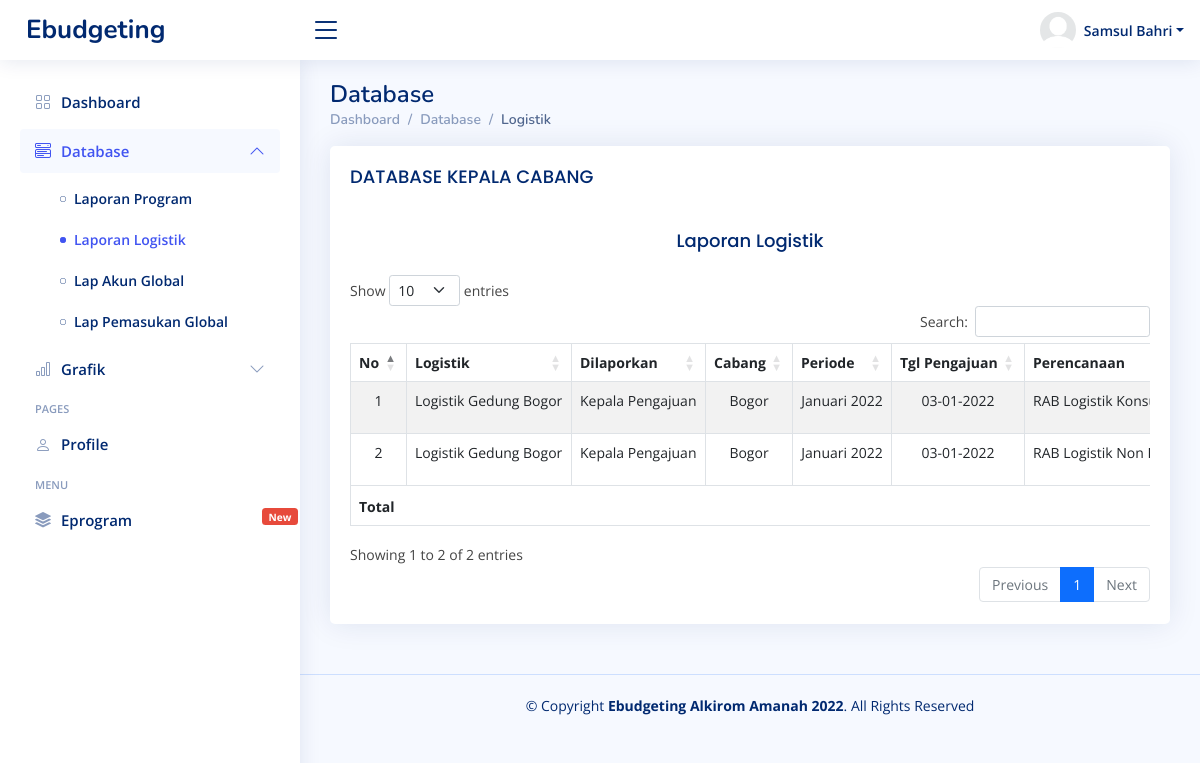
Page /admin/kepala_cabang.php?id_database=database_logistik (signed in) on the committed database.
### tables this page shows
CREATE TABLE `akun_pengurus` (
  `id` int(11) NOT NULL,
  `id_pengurus` varchar(100) NOT NULL,
  `nama` varchar(100) NOT NULL,
  `cabang` varchar(200) NOT NULL,
  `username` varchar(100) NOT NULL,
  `password` varchar(256) NOT NULL,
  `profil` varchar(200) NOT NULL,
  `posisi` varchar(255) NOT NULL
);

CREATE TABLE `2022_logistik` (
  `id` int(11) NOT NULL,
  `id_pengurus` varchar(200) NOT NULL,
  `posisi` varchar(200) NOT NULL,
  `cabang` varchar(200) NOT NULL,
  `logistik` varchar(250) NOT NULL,
  `tgl_pengajuan` date NOT NULL,
  `deskripsi` text NOT NULL,
  `dana_anggaran` varchar(200) NOT NULL,
  `tgl_pemakaian` date NOT NULL,
  `deskripsi_pemakaian` varchar(200) NOT NULL,
  `dana_terpakai` varchar(200) NOT NULL,
  `status` varchar(20) NOT NULL,
  `laporan` varchar(100) NOT NULL
);

### admin/kepala_cabang.php (called while the page is built)
<?php include '../homepage.php' ?>

### function.php (called while the page is built, shortened)
<?php
function convertDateDBtoIndo($string)
{
	$bulanIndo = ['', 'Januari', 'Februari', 'Maret', 'April', 'Mei', 'Juni', 'Juli', 'Agustus', 'September', 'Oktober', 'November', 'Desember'];
	$tanggal 	= explode("-", $string)[2];
	$bulan 		= explode("-", $string)[1];
	$tahun 		= explode("-", $string)[0];
	return $tanggal . " " . $bulanIndo[abs($bulan)] . " " . $tahun;
}
?>

### models/database/logistik/sub-logistik.php (the view, shortened to what this page needs)
<div class="card-body">
    <h5 class="card-title">DATABASE <?= strtoupper($_SESSION["posisi"]) ?></h5>
    <div class="table-responsive">
        <h5 class="card-title text-center">Laporan Logistik</h5>
        <table id="tabel-database_laporan" class="table table-striped table-bordered nowrap">
            <thead>
                <tr style="text-align: center;">
                    <th scope="col">No</th>
                    <th scope="col">Logistik</th>
                    <th scope="col">Dilaporkan</th>
                    <th scope="col">Cabang</th>
                    <th scope="col">Periode</th>
                    <th scope="col">Tgl Pengajuan</th>
                    <th scope="col">Perencanaan</th>
                </tr>
            </thead>
            <tbody>
                <?php
                $no = 1;
                while ($r = $q->fetch_assoc()) {
                $convert   = convertDateDBtoIndo($r['tgl_pemakaian']);
                $bulan     = substr($convert, 2);
                ?>
                <tr>
                    <td style="text-align: center;"><?= $no++ ?></td>
                    <td><?= ucwords($r['logistik']) ?></td>
                    <td><?= ucwords($r['posisi']) ?></td>
                    <td style="text-align: center;"><?= ucwords($r['cabang']) ?></td>
                    <td style="text-align: center;"><?= $bulan ?></td>
                    <td style="text-align: center;">
                        <?= date('d-m-Y', strtotime($r['tgl_pengajuan'])); ?></td>
                    <td><?= ucwords($r['deskripsi']) ?></td>
                </tr>
                <?php } ?>
            </tbody>
            <tfoot>
                <tr style="text-align: center;">
                    <th colspan="7">Total</th>
                </tr>
            </tfoot>
        </table>
    </div>
</div>

### base/icon-navigation.php (shortened to what this page needs)
<nav class="header-nav ms-auto">
    <ul class="d-flex align-items-center">
        <li class="nav-item dropdown pe-3">
            <a class="nav-link nav-profile d-flex align-items-center pe-0" href="#" data-bs-toggle="dropdown">
                <img src="../assets/img/icons/<?= $profil ?>" alt="Profile" class="rounded-circle">
                <span class="d-none d-md-block dropdown-toggle ps-2"><?= ucwords($nama) ?></span>
            </a>
        </li>
    </ul>
</nav>

### assets/css/style.css (style rules this page uses)
:root { scroll-behavior: smooth; }
body { font-family: "Open Sans", sans-serif; background: #f6f9ff; color: #444444; }
a { color: #4154f1; text-decoration: none; }
h1, h2, h3, h4, h5, h6 { font-family: "Nunito", sans-serif; }
.card-title { padding: 20px 0 15px 0; font-size: 18px; font-weight: 500; color: #012970; font-family: "Poppins", sans-serif; }
.card-body { padding: 0 20px 20px 20px; }
.header-nav ul { list-style: none; }
.header-nav>ul { margin: 0; padding: 0; }
.header-nav .nav-profile { color: #012970; }
.header-nav .nav-profile img { max-height: 36px; }
.header-nav .nav-profile span { font-size: 14px; font-weight: 600; }

### assets/css/responsive.css (style rules this page uses)
@media (min-width: 992px) { .form-control, .input-group-text, #form-pengajuan .list-group, .form-text, .form-select, .button .btn-primary, .button .btn-secondary, .button-global .btn-primary, .button-global .btn-success, .table-responsive, .table-responsive .btn-primary, .table-responsive .btn-danger, .table-responsive .btn-success, .modal-footer .btn-secondary, .buttons-excel, .buttons-collection, .profile .nav-item, .revenue-card .akun, .customers-card .akun, #akunMedia .btn-danger, #profile-overview .col-lg-9, #profile-edit .btn-primary, #profile-change-password .btn-primary { font-size: 14px !important; } }
@media (min-width:576px) { .form-control, .input-group-text, #form-pengajuan .list-group, .form-text, .form-select, .button .btn-primary, .button .btn-secondary, .button-global .btn-success, .button-global .btn-primary, .table-responsive, .table-responsive .btn-primary, .table-responsive .btn-danger, .table-responsive .btn-success, .modal-footer .btn-secondary, .buttons-excel, .buttons-collection, .profile .nav-item, .revenue-card .akun, .customers-card .akun, #akunMedia .btn-danger, #profile-overview .col-lg-9, #profile-edit .btn-primary, #profile-change-password .btn-primary { font-size: 14px; } }

### rows in the picture
akun_pengurus: profil (picture), nama "Samsul Bahri"
2022_logistik: logistik "Logistik Gedung Bogor", posisi "Kepala Pengajuan", cabang "Bogor", tgl_pemakaian "Januari 2022", tgl_pengajuan "03-01-2022", deskripsi "RAB Logistik…"
2022_logistik: logistik "Logistik Gedung Bogor", posisi "Kepala Pengajuan", cabang "Bogor", tgl_pemakaian "Januari 2022", tgl_pengajuan "03-01-2022", deskripsi "RAB Logistik Non…"

### other values in the picture
$_SESSION["posisi"] "KEPALA CABANG"
